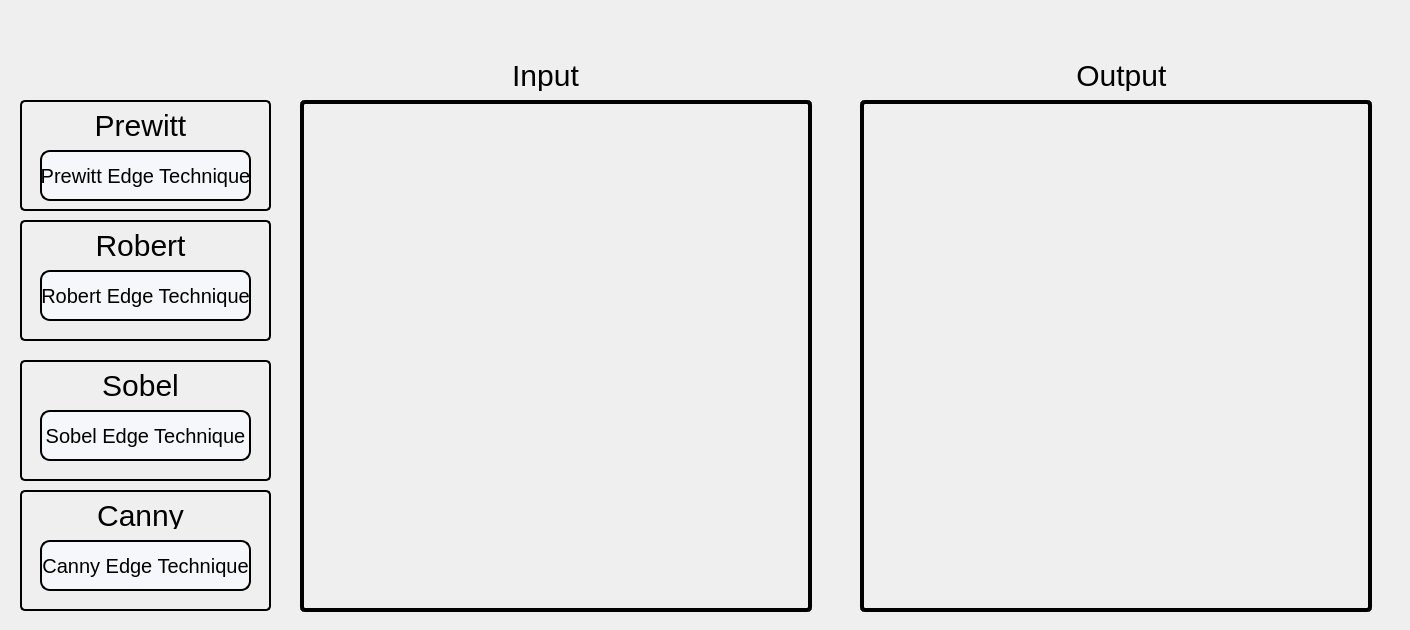
    <widget class="QWidget" name="EdgeDetection">
     <attribute name="icon">
      <iconset>
       <normaloff>:/Icons/edge_detection.png</normaloff>:/Icons/edge_detection.png</iconset>
     </attribute>
     <attribute name="title">
      <string>Edge Detection</string>
     </attribute>
     <widget class="QFrame" name="ImagesFrame_2">
      <property name="geometry">
       <rect>
        <x>280</x>
        <y>50</y>
        <width>1121</width>
        <height>571</height>
       </rect>
      </property>
      <property name="styleSheet">
       <string notr="true">background-color: transparent;
border-radius:5px;</string>
      </property>
      <property name="frameShape">
       <enum>QFrame::StyledPanel</enum>
      </property>
      <property name="frameShadow">
       <enum>QFrame::Raised</enum>
      </property>
      <widget class="QLabel" name="outputImageLabel_2">
       <property name="geometry">
        <rect>
         <x>750</x>
         <y>10</y>
         <width>191</width>
         <height>31</height>
        </rect>
       </property>
       <property name="styleSheet">
        <string notr="true">font-family: Impact, Haettenschweiler, 'Arial Narrow Bold', sans-serif;
font-size: 30px;
color: black;
background-color:transparent;</string>
       </property>
       <property name="text">
        <string>Output </string>
       </property>
       <property name="alignment">
        <set>Qt::AlignCenter</set>
       </property>
      </widget>
      <widget class="QLabel" name="inputImageLabel_2">
       <property name="geometry">
        <rect>
         <x>170</x>
         <y>10</y>
         <width>191</width>
         <height>31</height>
        </rect>
       </property>
       <property name="styleSheet">
        <string notr="true">font-family: Impact, Haettenschweiler, 'Arial Narrow Bold', sans-serif;
font-size: 30px;
color: black;
background-color:transparent;</string>
       </property>
       <property name="text">
        <string>Input</string>
       </property>
       <property name="alignment">
        <set>Qt::AlignCenter</set>
       </property>
      </widget>
      <widget class="QLabel" name="EdgeDetection_inputImage">
       <property name="geometry">
        <rect>
         <x>20</x>
         <y>50</y>
         <width>512</width>
         <height>512</height>
        </rect>
       </property>
       <property name="styleSheet">
        <string notr="true">border: 4px solid black;
</string>
       </property>
       <property name="text">
        <string/>
       </property>
       <property name="scaledContents">
        <bool>true</bool>
       </property>
       <property name="alignment">
        <set>Qt::AlignCenter</set>
       </property>
      </widget>
      <widget class="QLabel" name="EdgeDetection_outputImage">
       <property name="geometry">
        <rect>
         <x>580</x>
         <y>50</y>
         <width>512</width>
         <height>512</height>
        </rect>
       </property>
       <property name="styleSheet">
        <string notr="true">border: 4px solid black;
</string>
       </property>
       <property name="text">
        <string/>
       </property>
       <property name="scaledContents">
        <bool>true</bool>
       </property>
       <property name="alignment">
        <set>Qt::AlignCenter</set>
       </property>
      </widget>
     </widget>
     <widget class="QWidget" name="Prewitt" native="true">
      <property name="geometry">
       <rect>
        <x>20</x>
        <y>100</y>
        <width>251</width>
        <height>111</height>
       </rect>
      </property>
      <property name="styleSheet">
       <string notr="true">border: 2px solid;
border-radius: 5px;</string>
      </property>
      <widget class="QPushButton" name="PrewittButton">
       <property name="geometry">
        <rect>
         <x>20</x>
         <y>50</y>
         <width>211</width>
         <height>51</height>
        </rect>
       </property>
       <property name="styleSheet">
        <string notr="true">QPushButton{
border-style: solid;
border-width: 2px;
border-radius: 10px;
font-family: Impact, Haettenschweiler, 'Arial Narrow Bold', sans-serif;
font-size: 20px;
color: black;
background-color: rgb(246, 247, 250);
}

QPushButton:hover:!pressed{
	background-color: qlineargradient(x1: 0.5, y1: 1, x2: 0.5, y2: 1, stop: 0 #dadbde, stop: 1 #f6f7fa);
}</string>
       </property>
       <property name="text">
        <string>Prewitt Edge Technique</string>
       </property>
      </widget>
      <widget class="QLabel" name="label">
       <property name="geometry">
        <rect>
         <x>0</x>
         <y>10</y>
         <width>241</width>
         <height>31</height>
        </rect>
       </property>
       <property name="styleSheet">
        <string notr="true">font-family: Impact, Haettenschweiler, 'Arial Narrow Bold', sans-serif;
font-size: 30px;
color: black;
background-color:transparent;
border-color: transparent</string>
       </property>
       <property name="text">
        <string>Prewitt</string>
       </property>
       <property name="alignment">
        <set>Qt::AlignCenter</set>
       </property>
      </widget>
     </widget>
     <widget class="QWidget" name="Robert" native="true">
      <property name="geometry">
       <rect>
        <x>20</x>
        <y>220</y>
        <width>251</width>
        <height>121</height>
       </rect>
      </property>
      <property name="styleSheet">
       <string notr="true">border: 2px solid;
border-radius: 5px;</string>
      </property>
      <widget class="QLabel" name="label_2">
       <property name="geometry">
        <rect>
         <x>0</x>
         <y>10</y>
         <width>241</width>
         <height>31</height>
        </rect>
       </property>
       <property name="styleSheet">
        <string notr="true">font-family: Impact, Haettenschweiler, 'Arial Narrow Bold', sans-serif;
font-size: 30px;
color: black;
background-color:transparent;
border-color: transparent</string>
       </property>
       <property name="text">
        <string>Robert</string>
       </property>
       <property name="alignment">
        <set>Qt::AlignCenter</set>
       </property>
      </widget>
      <widget class="QPushButton" name="RobetButton">
       <property name="geometry">
        <rect>
         <x>20</x>
         <y>50</y>
         <width>211</width>
         <height>51</height>
        </rect>
       </property>
       <property name="styleSheet">
        <string notr="true">QPushButton{
border-style: solid;
border-width: 2px;
border-radius: 10px;
font-family: Impact, Haettenschweiler, 'Arial Narrow Bold', sans-serif;
font-size: 20px;
color: black;
background-color: rgb(246, 247, 250);
}

QPushButton:hover:!pressed{
	background-color: qlineargradient(x1: 0.5, y1: 1, x2: 0.5, y2: 1, stop: 0 #dadbde, stop: 1 #f6f7fa);
}</string>
       </property>
       <property name="text">
        <string>Robert Edge Technique</string>
       </property>
      </widget>
     </widget>
     <widget class="QWidget" name="Sobel" native="true">
      <property name="geometry">
       <rect>
        <x>20</x>
        <y>360</y>
        <width>251</width>
        <height>121</height>
       </rect>
      </property>
      <property name="styleSheet">
       <string notr="true">border: 2px solid;
border-radius: 5px;</string>
      </property>
      <widget class="QLabel" name="label_3">
       <property name="geometry">
        <rect>
         <x>0</x>
         <y>10</y>
         <width>241</width>
         <height>31</height>
        </rect>
       </property>
       <property name="styleSheet">
        <string notr="true">font-family: Impact, Haettenschweiler, 'Arial Narrow Bold', sans-serif;
font-size: 30px;
color: black;
background-color:transparent;
border-color: transparent</string>
       </property>
       <property name="text">
        <string>Sobel</string>
       </property>
       <property name="alignment">
        <set>Qt::AlignCenter</set>
       </property>
      </widget>
      <widget class="QPushButton" name="SobelButton">
       <property name="geometry">
        <rect>
         <x>20</x>
         <y>50</y>
         <width>211</width>
         <height>51</height>
        </rect>
       </property>
       <property name="styleSheet">
        <string notr="true">QPushButton{
border-style: solid;
border-width: 2px;
border-radius: 10px;
font-family: Impact, Haettenschweiler, 'Arial Narrow Bold', sans-serif;
font-size: 20px;
color: black;
background-color: rgb(246, 247, 250);
}

QPushButton:hover:!pressed{
	background-color: qlineargradient(x1: 0.5, y1: 1, x2: 0.5, y2: 1, stop: 0 #dadbde, stop: 1 #f6f7fa);
}</string>
       </property>
       <property name="text">
        <string>Sobel Edge Technique</string>
       </property>
      </widget>
     </widget>
     <widget class="QWidget" name="Canny" native="true">
      <property name="geometry">
       <rect>
        <x>20</x>
        <y>490</y>
        <width>251</width>
        <height>121</height>
       </rect>
      </property>
      <property name="styleSheet">
       <string notr="true">border: 2px solid;
border-radius: 5px;</string>
      </property>
      <widget class="QLabel" name="label_4">
       <property name="geometry">
        <rect>
         <x>0</x>
         <y>10</y>
         <width>241</width>
         <height>31</height>
        </rect>
       </property>
       <property name="styleSheet">
        <string notr="true">font-family: Impact, Haettenschweiler, 'Arial Narrow Bold', sans-serif;
font-size: 30px;
color: black;
background-color:transparent;
border-color: transparent</string>
       </property>
       <property name="text">
        <string>Canny</string>
       </property>
       <property name="alignment">
        <set>Qt::AlignCenter</set>
       </property>
      </widget>
      <widget class="QPushButton" name="CannyButton">
       <property name="geometry">
        <rect>
         <x>20</x>
         <y>50</y>
         <width>211</width>
         <height>51</height>
        </rect>
       </property>
       <property name="styleSheet">
        <string notr="true">QPushButton{
border-style: solid;
border-width: 2px;
border-radius: 10px;
font-family: Impact, Haettenschweiler, 'Arial Narrow Bold', sans-serif;
font-size: 20px;
color: black;
background-color: rgb(246, 247, 250);
}

QPushButton:hover:!pressed{
	background-color: qlineargradient(x1: 0.5, y1: 1, x2: 0.5, y2: 1, stop: 0 #dadbde, stop: 1 #f6f7fa);
}</string>
       </property>
       <property name="text">
        <string>Canny Edge Technique</string>
       </property>
      </widget>
     </widget>
    </widget>
